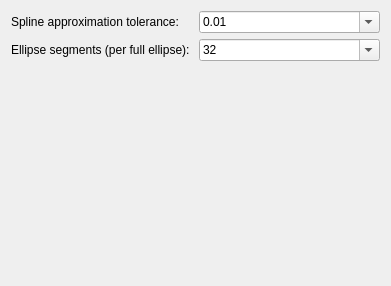
<?xml version="1.0" encoding="UTF-8"?>
<ui version="4.0">
 <class>Explode</class>
 <widget class="QWidget" name="Explode">
  <property name="geometry">
   <rect>
    <x>0</x>
    <y>0</y>
    <width>391</width>
    <height>286</height>
   </rect>
  </property>
  <layout class="QVBoxLayout" name="verticalLayout">
   <item>
    <layout class="QGridLayout" name="gridLayout">
     <item row="1" column="0">
      <widget class="QLabel" name="label_2">
       <property name="text">
        <string>Ellipse segments (per full ellipse):</string>
       </property>
      </widget>
     </item>
     <item row="0" column="1">
      <widget class="QComboBox" name="SplineTolerance">
       <property name="editable">
        <bool>true</bool>
       </property>
       <property name="currentIndex">
        <number>2</number>
       </property>
       <item>
        <property name="text">
         <string notr="true">0.001</string>
        </property>
       </item>
       <item>
        <property name="text">
         <string notr="true">0.005</string>
        </property>
       </item>
       <item>
        <property name="text">
         <string notr="true">0.01</string>
        </property>
       </item>
       <item>
        <property name="text">
         <string notr="true">0.05</string>
        </property>
       </item>
       <item>
        <property name="text">
         <string notr="true">0.1</string>
        </property>
       </item>
       <item>
        <property name="text">
         <string notr="true">0.5</string>
        </property>
       </item>
      </widget>
     </item>
     <item row="1" column="1">
      <widget class="QComboBox" name="EllipseSegments">
       <property name="editable">
        <bool>true</bool>
       </property>
       <property name="currentIndex">
        <number>4</number>
       </property>
       <item>
        <property name="text">
         <string notr="true">2</string>
        </property>
       </item>
       <item>
        <property name="text">
         <string notr="true">4</string>
        </property>
       </item>
       <item>
        <property name="text">
         <string notr="true">8</string>
        </property>
       </item>
       <item>
        <property name="text">
         <string notr="true">16</string>
        </property>
       </item>
       <item>
        <property name="text">
         <string notr="true">32</string>
        </property>
       </item>
       <item>
        <property name="text">
         <string notr="true">64</string>
        </property>
       </item>
       <item>
        <property name="text">
         <string notr="true">128</string>
        </property>
       </item>
       <item>
        <property name="text">
         <string notr="true">256</string>
        </property>
       </item>
       <item>
        <property name="text">
         <string notr="true">512</string>
        </property>
       </item>
       <item>
        <property name="text">
         <string notr="true">1024</string>
        </property>
       </item>
      </widget>
     </item>
     <item row="0" column="0">
      <widget class="QLabel" name="label">
       <property name="text">
        <string>Spline approximation tolerance:</string>
       </property>
      </widget>
     </item>
    </layout>
   </item>
   <item>
    <spacer name="verticalSpacer">
     <property name="orientation">
      <enum>Qt::Vertical</enum>
     </property>
     <property name="sizeHint" stdset="0">
      <size>
       <width>20</width>
       <height>193</height>
      </size>
     </property>
    </spacer>
   </item>
  </layout>
 </widget>
 <resources/>
 <connections/>
</ui>
